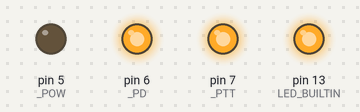
Simulated run of this sketch. Board: Arduino Uno, built with avr-gcc and run on an emulated ATmega328P. Parts: output pins drawn as LEDs (lit = HIGH). Random numbers use the default seed unless the sketch sets one; the modem accepts every AT command (registered, SIM ready, sends succeed) and sends nothing else; pins used as bus, display or sensor lines are not drawn; what the sketch prints to the serial monitor is not drawn.

Above: at 4.4 s.
At 42.9 s:
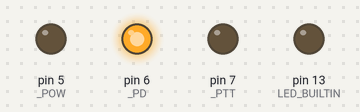
Timing chart, 0 to 44.4 s (numbered marks = the images above):
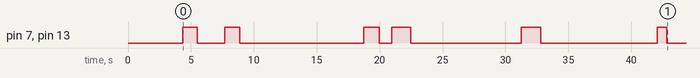

Measured:
- by itself, pin 7 (_PTT), pin 13 (LED_BUILTIN): LOW → HIGH at 4.4 s, → LOW 1.1 s later, → HIGH 2.2 s later, → LOW 1.2 s later, … (12 changes in this stretch)

The sketch:

APRS_Radio_Beacon_Test.ino
```cpp
// (licence header left out)
#include <math.h>
#include <stdio.h>

#include <SoftwareSerial.h>

// Defines the Square Wave Output Pin
#define OUT_PIN 12

#define _1200   1
#define _2400   0

#define _FLAG     0x7e
#define _CTRL_ID  0x03
#define _PID      0xf0
#define _DT       ','

// Defines the Dorji Control PIN
#define _PTT      7
#define _PD       6
#define _POW      5

#define DRJ_TXD 10
#define DRJ_RXD 11

SoftwareSerial dorji(DRJ_RXD, DRJ_TXD);

bool nada = _2400;

/*
 * SQUARE WAVE SIGNAL GENERATION
 *
 * baud_adj lets you to adjust or fine tune overall baud rate
 * by simultaneously adjust the 1200 Hz and 2400 Hz tone,
 * so that both tone would scales synchronously.
 * adj_1200 determined the 1200 hz tone adjustment.
 * tc1200 is the half of the 1200 Hz signal periods.
 *
 *      -------------------------                           -------
 *     |                         |                         |
 *     |                         |                         |
 *     |                         |                         |
 * ----                           -------------------------
 *
 *     |<------ tc1200 --------->|<------ tc1200 --------->|
 *
 * adj_2400 determined the 2400 hz tone adjustment.
 * tc2400 is the half of the 2400 Hz signal periods.
 *
 *      ------------              ------------              -------
 *     |            |            |            |            |
 *     |            |            |            |            |
 *     |            |            |            |            |
 * ----              ------------              ------------
 *
 *     |<--tc2400-->|<--tc2400-->|<--tc2400-->|<--tc2400-->|
 *
 */
const float baud_adj = 0.975;
const float adj_1200 = 1.0 * baud_adj;
const float adj_2400 = 1.0 * baud_adj;
unsigned int tc1200 = (unsigned int)(0.5 * adj_1200 * 1000000.0 / 1200.0);
unsigned int tc2400 = (unsigned int)(0.5 * adj_2400 * 1000000.0 / 2400.0);

/*
 * This strings will be used to generate AFSK signals, over and over again.
 */
const char *mycall = "MYCALL";
char myssid = 1;

const char *dest = "ARPS";

const char *digi = "WIDE2";
char digissid = 2;

const char strings[860]={
"b0NWtAXLKj0Sn8WRsakzQS8JN25zAAf3md5ILaYty6jvZHrq1QU1CWfC6tKOMY7cFCopla9sn0b\
n26zcd9qRHFWflqMcmMwx9ZDmzxrs4cfjiMox4R0pNCB0fm26gDVcdMCZcVOnovLDWUlFHL0m2UL\
j3SVJonE4swIlemv2miVFJ3hjETh54cubpJhefhHtOGlwwtd64PigxsjzB3oXI6tJR3sCd84sheQ\
is2DrnBZPd4pYdZvv6nx01hDeQNiUYGilAHb7cdqlEIMwhHVaqIgn43JOwQzSMGOWvAbFdSxLyoU\
d8rYeyVWHxW3tyJS7wjWjsr1UV3RCkPBL4XhMpceV3z0zu6y9rQGWxBwVAbBliOo630lkdmwRkuM\
B0INNcS4CjELYzsVQnEnX5OMCryDdbFEGwCpDEiFPETlP4EeqsYI6ACIRsM9A8buf1eecrwBKgkT\
3Ty0mHlOjc4ibBiJCJB5vTzvEbQdfgsLGubfPL1Y8Vb5PAzwCGVotWxUPUPamGgBezXZ4JbOAbUf\
XGEM1ppuRtam8zk4ePExs1ccD4qumNt0pvfEWyCiIrVuLAK1TGoOG9rE0U0wCaLILlmLiTu1UtPM\
STm1sZzEAdunENMmMrHH4bO5W3dL36Njoq7fCVyFGiIurYBcmamYRWHFas3f6DCN7IpOiKo0PM1E\
If7eeVegEB4lQZ5EVSXJ4HpGodk4h903bu4KIfm2VilJUUtjiy9lMqTXGliafDss5zBGpL8S7yh1\
z2NdgD8TrRGXR4EJ9gSiJTCBiGoSe1uzoeqPNV1pMM7ld7bKbTriOlBNyTCm7lx7cM8J5IsO4ieg\
CSjG0OzwiQEhed7hvS2b78Qu"
};

unsigned int tx_delay = 5000;
unsigned int str_len = 400;

char bit_stuff = 0;
unsigned short crc=0xffff;

/*
 *
 */
void set_nada_1200(void);
void set_nada_2400(void);
void set_nada(bool nada);

void calc_crc(bool in_bit);
void send_crc(void);
void send_header(void);
void send_payload(void);

void send_char_NRZI(unsigned char in_byte, bool enBitStuff);
void send_string_len(const char *in_string, int len);

void send_flag(unsigned char flag_len);

void set_io(void);
void print_code_version(void);
void print_debug(void);

void dorji_init(SoftwareSerial &ser);
void dorji_reset(SoftwareSerial &ser);
void dorji_setfreq(float txf, float rxf, SoftwareSerial &ser);
void dorji_readback(SoftwareSerial &ser);
/*
 *
 */
void set_nada_1200(void)
{
  digitalWrite(OUT_PIN, HIGH);
  delayMicroseconds(tc1200);
  digitalWrite(OUT_PIN, LOW);
  delayMicroseconds(tc1200);
}

void set_nada_2400(void)
{
  digitalWrite(OUT_PIN, HIGH);
  delayMicroseconds(tc2400);
  digitalWrite(OUT_PIN, LOW);
  delayMicroseconds(tc2400);

  digitalWrite(OUT_PIN, HIGH);
  delayMicroseconds(tc2400);
  digitalWrite(OUT_PIN, LOW);
  delayMicroseconds(tc2400);
}

void set_nada(bool nada)
{
  if(nada)
    set_nada_1200();
  else
    set_nada_2400();
}

/*
 * This function will calculate CRC-16 CCITT for the FCS (Frame Check Sequence)
 * as required for the HDLC frame validity check.
 *
 * Using 0x1021 as polynomial generator. The CRC registers are initialized with
 * 0xFFFF
 */
void calc_crc(bool in_bit)
{
  unsigned short xor_in;

  xor_in = crc ^ in_bit;
  crc >>= 1;

  if(xor_in & 0x01)
    crc ^= 0x8408;
}

void send_crc(void)
{
  unsigned char crc_lo = crc ^ 0xff;
  unsigned char crc_hi = (crc >> 8) ^ 0xff;

  send_char_NRZI(crc_lo, HIGH);
  send_char_NRZI(crc_hi, HIGH);
}

void send_header(void)
{
  char temp;

  /*
   * APRS AX.25 Header
   * ........................................................
   * |   DEST   |  SOURCE  |   DIGI   | CTRL FLD |    PID   |
   * --------------------------------------------------------
   * |  7 bytes |  7 bytes |  7 bytes |   0x03   |   0xf0   |
   * --------------------------------------------------------
   *
   * DEST   : 6 byte "callsign" + 1 byte ssid
   * SOURCE : 6 byte your callsign + 1 byte ssid
   * DIGI   : 6 byte "digi callsign" + 1 byte ssid
   *
   * ALL DEST, SOURCE, & DIGI are left shifted 1 bit, ASCII format.
   * DIGI ssid is left shifted 1 bit + 1
   *
   * CTRL FLD is 0x03 and not shifted.
   * PID is 0xf0 and not shifted.
   */

  /********* DEST ***********/
  temp = strlen(dest);
  for(int j=0; j<temp; j++)
    send_char_NRZI(dest[j] << 1, HIGH);
  if(temp < 6)
  {
    for(int j=0; j<(6 - temp); j++)
      send_char_NRZI(' ' << 1, HIGH);
  }
  send_char_NRZI('0' << 1, HIGH);


  /********* SOURCE *********/
  temp = strlen(mycall);
  for(int j=0; j<temp; j++)
    send_char_NRZI(mycall[j] << 1, HIGH);
  if(temp < 6)
  {
    for(int j=0; j<(6 - temp); j++)
      send_char_NRZI(' ' << 1, HIGH);
  }
  send_char_NRZI((myssid + '0') << 1, HIGH);


  /********* DIGI ***********/
  temp = strlen(digi);
  for(int j=0; j<temp; j++)
    send_char_NRZI(digi[j] << 1, HIGH);
  if(temp < 6)
  {
    for(int j=0; j<(6 - temp); j++)
      send_char_NRZI(' ' << 1, HIGH);
  }
  send_char_NRZI(((digissid + '0') << 1) + 1, HIGH);

  /***** CTRL FLD & PID *****/
  send_char_NRZI(_CTRL_ID, HIGH);
  send_char_NRZI(_PID, HIGH);
}

void send_payload(void)
{
  send_char_NRZI(_DT, HIGH);
  send_string_len(strings, str_len);
}

/*
 * This function will send one byte input and convert it
 * into AFSK signal one bit at a time LSB first.
 *
 * The encode which used is NRZI (Non Return to Zero, Inverted)
 * bit 1 : transmitted as no change in tone
 * bit 0 : transmitted as change in tone
 */
void send_char_NRZI(unsigned char in_byte, bool enBitStuff)
{
  bool bits;

  for(int i = 0; i < 8; i++)
  {
    bits = in_byte & 0x01;

    calc_crc(bits);

    if(bits)
    {
      set_nada(nada);
      bit_stuff++;

      if((enBitStuff) && (bit_stuff == 5))
      {
        nada ^= 1;
        set_nada(nada);

        bit_stuff = 0;
      }
    }
    else
    {
      nada ^= 1;
      set_nada(nada);

      bit_stuff = 0;
    }

    in_byte >>= 1;
  }
}

void send_string_len(const char *in_string, int len)
{
  for(int j=0; j<len; j++)
  {
    send_char_NRZI(in_string[j + len], HIGH);
  }
}

void send_flag(unsigned char flag_len)
{
  for(int j=0; j<flag_len; j++)
    send_char_NRZI(_FLAG, LOW);
}

/*
 * In this preliminary test, a packet is consists of FLAG(s) and PAYLOAD(s).
 * Standard APRS FLAG is 0x7e character sent over and over again as a packet
 * delimiter. In this example, 100 flags is used the preamble and 3 flags as
 * the postamble.
 */
void send_packet(void)
{
  print_debug(false);

  digitalWrite(LED_BUILTIN, HIGH);
  digitalWrite(_PTT, HIGH);

  /*
   * AX25 FRAME
   *
   * ........................................................
   * |  FLAG(s) |  HEADER  | PAYLOAD  | FCS(CRC) |  FLAG(s) |
   * --------------------------------------------------------
   * |  N bytes | 22 bytes |  N bytes | 2 bytes  |  N bytes |
   * --------------------------------------------------------
   *
   * FLAG(s)  : 0x7e
   * HEADER   : see header
   * PAYLOAD  : 1 byte data type + N byte info
   * FCS      : 2 bytes calculated from HEADER + PAYLOAD
   */

  send_flag(75);
  crc = 0xffff;
  send_header();
  send_payload();
  send_crc();
  send_flag(3);

  digitalWrite(_PTT, LOW);
  digitalWrite(LED_BUILTIN, 0);
}

/*
 * Function to randomized the value of a variable with defined low and hi limit value.
 * Used to create random AFSK pulse length.
 */
void randomize(unsigned int &var, unsigned int low, unsigned int high)
{
  var = random(low, high);
}

/*
 *
 */
void set_io(void)
{
  pinMode(LED_BUILTIN, OUTPUT);
  pinMode(OUT_PIN, OUTPUT);

  pinMode(DRJ_RXD, INPUT);
  pinMode(DRJ_TXD, OUTPUT);
  pinMode(_PTT, OUTPUT);
  pinMode(_PD, OUTPUT);
  pinMode(_POW, OUTPUT);

  digitalWrite(_PTT, LOW);
  digitalWrite(_PD, HIGH);
  digitalWrite(_POW, LOW);

  Serial.begin(115200);
  dorji.begin(9600);
}

void print_code_version(void)
{
  Serial.println(" ");
  Serial.print("Sketch:   ");   Serial.println(__FILE__);
  Serial.print("Uploaded: ");   Serial.println(__DATE__);
  Serial.println(" ");

  Serial.println("Random String Pulsed AFSK Generator - Started \n");
}

void print_debug(bool verLevel)
{
  int temp;

  if(verLevel)
  {
    Serial.println("Sending flag : 100 characters");
    Serial.print("Sending payload : ");Serial.print(str_len);Serial.println(" characters");
    Serial.println("Sending flag : 3 characters \n");
  }

  /*
   * PROTOCOL DEBUG
   *
   * MYCALL-N>APRS,DIGIn-N:<PAYLOAD STRING> <CR><LF>
   */

  temp = strlen(mycall);
  for(int j=0; j<temp; j++)
    Serial.print(mycall[j]);
  Serial.print('-');
  Serial.print(myssid, DEC);
  Serial.print('>');

  temp = strlen(dest);
  for(int j=0; j<temp; j++)
    Serial.print(dest[j]);
  Serial.print(',');

  temp = strlen(digi);
  for(int j=0; j<temp; j++)
    Serial.print(digi[j]);
  Serial.print('-');
  Serial.print(digissid, DEC);
  Serial.print(':');

  Serial.print(_DT);

  for(int j=0; j<str_len; j++)
    Serial.print(strings[j + str_len]);

  Serial.println(' ');
}

/*
 *
 */
void dorji_init(SoftwareSerial &ser)
{
  ser.println("AT+DMOCONNECT");
}

void dorji_reset(SoftwareSerial &ser)
{
  for(char i=0;i<3;i++)
    ser.println("AT+DMOCONNECT");
}

void dorji_setfreq(float txf, float rxf, SoftwareSerial &ser)
{
  ser.print("AT+DMOSETGROUP=0,");
  ser.print(txf, 4);
  ser.print(',');
  ser.print(rxf, 4);
  ser.println(",0000,0,0000");
}

void dorji_readback(SoftwareSerial &ser)
{
  String d;

  while(ser.available() < 1);
  if(ser.available() > 0)
  {
    d = ser.readString();
    Serial.print(d);
  }
}

/*
 *
 */

void setup()
{
  set_io();
  print_code_version();

  delay(250);

  dorji_reset(dorji);
  dorji_readback(dorji);
  delay(1000);
  dorji_setfreq(144.390, 144.390, dorji);
  dorji_readback(dorji);

  Serial.println(' ');

  delay(1000);

  randomSeed(analogRead(A0));
}

void loop()
{
  randomize(tx_delay, 100, 10000);
  randomize(str_len, 1, 128);

  send_packet();

  delay(tx_delay);
}
```
